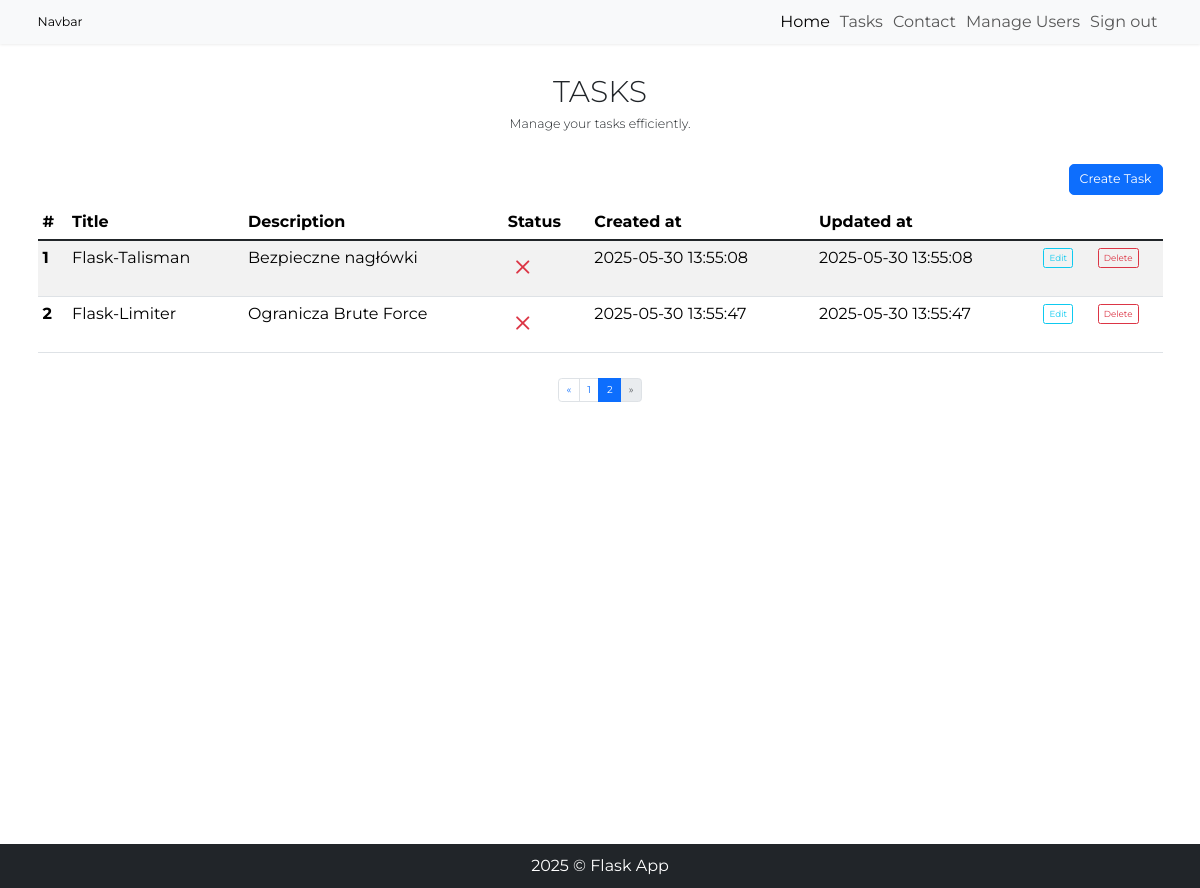
The app's page /tasks?page=2 (signed in) with its own data.
### models.py (models this page shows, shortened)
class Todo(db.Model):
    __tablename__ = 'todos'
    id = db.Column(db.Integer, primary_key=True)
    title = db.Column(db.String(100), nullable=False)
    description = db.Column(db.String(300))
    is_done = db.Column(db.Boolean, default=False)
    created_at = db.Column(db.DateTime, server_default=db.func.now())
    updated_at = db.Column(db.DateTime, server_default=db.func.now(), onupdate=db.func.now())
    user_id = db.Column(db.Integer, db.ForeignKey('users.id', name='fk_todos_user_id'), nullable=False)

### app.py (the view)
@app.route('/tasks', methods=['GET'])
@login_required
def get_all_tasks():
    page = request.args.get('page', 1, type=int)
    per_page = 10
    pagination = Todo.query \
        .filter_by(user_id=current_user.id) \
        .order_by(Todo.id) \
        .paginate(page=page, per_page=per_page)
    tasks = pagination.items
    return render_template('task.html', tasks=tasks, pagination=pagination)

### app.py (called while the page is built)
@login_manager.user_loader
def load_user(user_id):
    return User.query.get(int(user_id))

### templates/task.html (shortened to what this page needs)
{% extends 'base.html' %}
{% block content %}
<h1 class="display-5 text-center text-uppercase mt-5">Tasks</h1>
<p class="lead text-center mb-5">Manage your tasks efficiently.</p>
<div class="container">
        <div class="row mb-3">
            <div class="col-md-12">
                <button class="btn btn-primary btn-lg float-end" type="button" data-bs-toggle="modal"
                    data-bs-target="#createModal">Create Task</button>
            </div>
        </div>
</div>
<div class="container d-flex flex-column align-items-center">
    <table class="table table-striped table-hover">
        <thead>
            <tr>
                <th scope="col">#</th>
                <th scope="col">Title</th>
                <th scope="col">Description</th>
                <th scope="col">Status</th>
                <th scope="col">Created at</th>
                <th scope="col">Updated at</th>
                <th scope="col"></th>
                <th scope="col"></th>
            </tr>
        </thead>
        <tbody class="table-group-divider">
            {% for task in tasks %}
            <tr>
                <th scope="row">{{ loop.index }}</th>
                <td>{{ task.title }}</td>
                <td>{{ task.description }}</td>
                {% if task.is_done %}
                <td><i class="bi bi-check text-success"></i></td>
                {% else %}
                <td><i class="bi bi-x text-danger"></i></td>
                {% endif %}
                <td>{{ task.created_at }}</td>
                <td>{{ task.updated_at }}</td>
                <td><button class="btn btn-sm btn-outline-info" type="button" data-bs-toggle="modal"
                        data-bs-target="#editModal-{{ task.id }}">Edit</button></td>
                <td><button class="btn btn-sm btn-outline-danger" type="button" data-bs-toggle="modal"
                        data-bs-target="#deleteModal-{{ task.id }}">Delete</button></td>
            </tr>
            {% endfor %}
        </tbody>
    </table>
    <nav class="mt-4" aria-label="Page navigation">
        <ul class="pagination mx-auto">
            <li class="page-item">
                <a class="page-link {% if pagination.page == 1 %}disabled{% endif %}"
                    href="{{ url_for('get_all_tasks', page=1) }}" {% if pagination.page==1 %}tabindex="-1" {% endif %}
                    aria-label="First">
                    <span aria-hidden="true">&laquo;</span>
                </a>
            </li>
            {% if pagination.has_prev %}
            <li class="page-item"><a class="page-link"
                    href="{{ url_for('get_all_tasks', page=pagination.prev_num) }}">{{ pagination.prev_num }}</a></li>
            {% endif %}
            <li class="page-item"><span class="page-link active" href="{{ url_for('get_all_tasks', page=page) }}"
                    aria-current="page">{{ pagination.page }}</span></li>
            <li class="page-item">
                <a class="page-link {% if not pagination.page < pagination.pages %}disabled{% endif %}"
                    href="{{ url_for('get_all_tasks', page=pagination.pages) }}" aria-label="Last">
                    <span aria-hidden="true">&raquo;</span>
                </a>
            </li>
        </ul>
    </nav>
</div>
{% endblock %}

### static/css/style.css (style rules this page uses)
*, *::before, *::after { box-sizing: border-box; padding: 0; margin: 0; }
body { position: relative; font-size: 1.6rem; font-family: "Montserrat", sans-serif; }
.bi { font-size: 3rem; }

### records on screen
Todo: title "Flask-Talisman", description "Bezpieczne nagłówki", is_done False (drawn), created_at "2025-05-30 13:55:08", updated_at "2025-05-30 13:55:08"
Todo: title "Flask-Limiter", description "Ogranicza Brute Force", is_done False (drawn), created_at "2025-05-30 13:55:47", updated_at "2025-05-30 13:55:47"

### other values on screen
{{ pagination.prev_num }} "1"
{{ pagination.page }} "2"
